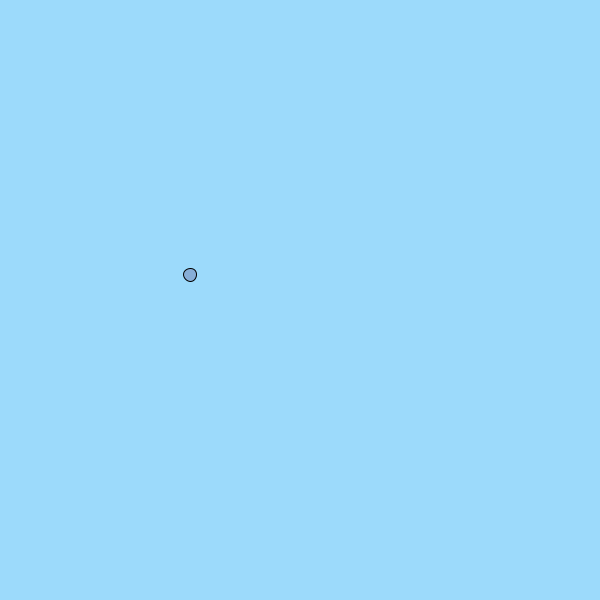
Frame 1 (no input)
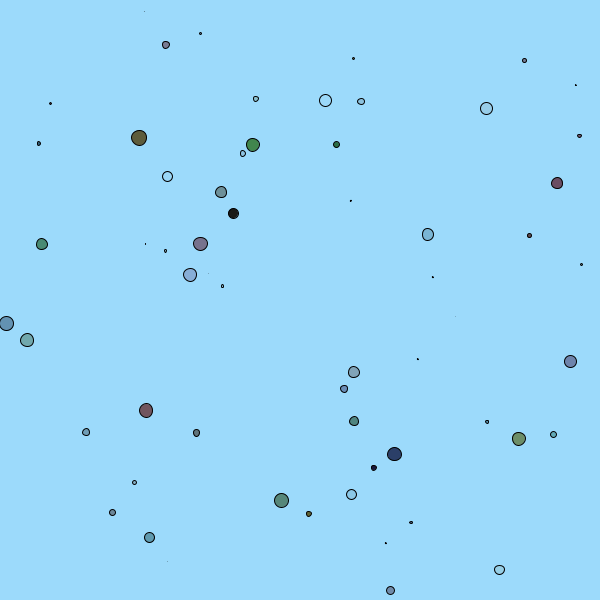
Frame 60 (the mouse pressed at the canvas centre just before this capture)
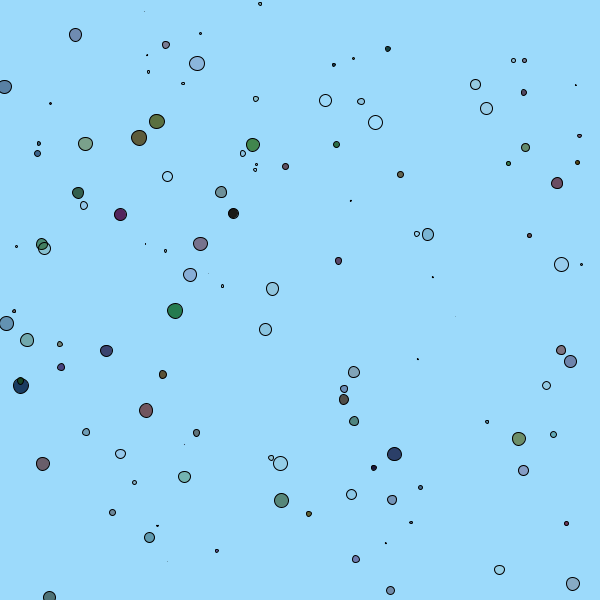
Frame 120 (the mouse held since frame 60 and released just before this capture)

The Processing sketch that drew these frames (run headless with seeded random() and noise(); from frame 60 on, the mouse is pressed at the canvas centre):

// Processing sketch: processing_172543
// ── processing_172543.pde

//By MelJeo(mx)
float r;
float g;
float b;
float a;
float diam;
float x;
float y;
int o = 1;
//Fondo y tamaño de sketch.
void setup(){
  
  size(600, 600);
  background(o+#9CDAFA);
  
}
//valor a las flotantes, random y color.

void draw(){
   r=random(100);
g=random(100);
b=random(100);
a=random(250);
diam=random(15);
x= random(width);
y= random(height);
println();
stroke(0);
fill(r, g, b, a);
ellipse(x, y, diam, diam); 
}
